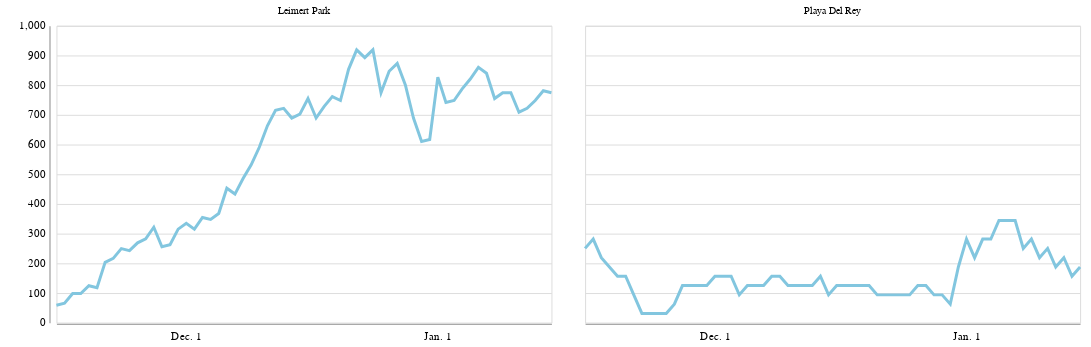

Source (notebook cell):
### Code cell
twocities_chart2

### Figure 1 — Vega-Lite specification as saved in the notebook (floating-point values rounded to 4 significant figures)
{"config": {"view": {"width": 800, "height": 450}, "background": "#ffffff", "title": {"anchor": "start", "font": "Benton Gothic Bold, sans", "fontColor": "#000000", "fontSize": 22, "fontWeight": "normal"}, "arc": {"fill": "#82c6df"}, "area": {"fill": "#82c6df"}, "line": {"stroke": "#82c6df", "strokeWidth": 3}, "path": {"stroke": "#82c6df"}, "rect": {"fill": "#82c6df"}, "shape": {"stroke": "#82c6df"}, "bar": {"fill": "#82c6df"}, "point": {"stroke": "#82c6df"}, "symbol": {"fill": "#82c6df", "size": 30}, "axis": {"titleFont": "Benton Gothic Bold, sans", "titleFontSize": 13, "titleFontWeight": "normal", "labelFont": "Benton Gothic, sans", "labelFontSize": 11.5, "labelFontWeight": "normal"}, "axisX": {"labelAngle": 0, "labelPadding": 4, "tickSize": 3}, "axisY": {"labelBaseline": "middle", "maxExtent": 45, "minExtent": 45, "tickSize": 2, "titleAlign": "left", "titleAngle": 0, "titleX": -45, "titleY": -11}, "legend": {"titleFont": "Benton Gothic Bold, sans", "titleFontSize": 13, "titleFontWeight": "normal", "symbolType": "square", "labelFont": "Benton Gothic, sans", "labelFontSize": 11.5}, "range": {"category": ["#3580b1", "#ec8431", "#ab7fb4", "#c89d29", "#adc839", "#829eb1"], "diverging": ["#e68a4f", "#f4bb6a", "#f9e39c", "#dadfe2", "#a6b7c6", "#849eae"], "heatmap": ["#fbf2c7", "#f9e39c", "#f8d36e", "#f4bb6a", "#e68a4f", "#d15a40", "#ab4232"], "ordinal": ["#fbf2c7", "#f9e39c", "#f8d36e", "#f4bb6a", "#e68a4f", "#d15a40", "#ab4232"], "ramp": ["#fbf2c7", "#f9e39c", "#f8d36e", "#f4bb6a", "#e68a4f", "#d15a40", "#ab4232"]}}, "data": {"name": "data-3727480a9ba0dbe12fe82e24676bea0c"}, "mark": "line", "encoding": {"facet": {"type": "nominal", "columns": 2, "field": "name", "title": ""}, "x": {"type": "temporal", "axis": {"format": "%b. %-d", "grid": false, "tickColor": "#ffffff", "tickCount": 4, "title": ""}, "field": "date"}, "y": {"type": "quantitative", "axis": {"tickColor": "#ffffff"}, "field": "new_confirmed_cases_seven_day_per_100k", "title": ""}}, "height": 300, "width": 500, "$schema": "https://vega.github.io/schema/vega-lite/v4.8.1.json", "datasets": {"data-3727480a9ba0dbe12fe82e24676bea0c": [{"name": "Leimert Park", "date": "2020-11-15", "new_confirmed_cases_seven_day_per_100k": 59.07}, {"name": "Leimert Park", "date": "2020-11-16", "new_confirmed_cases_seven_day_per_100k": 65.64}, {"name": "Leimert Park", "date": "2020-11-17", "new_confirmed_cases_seven_day_per_100k": 98.46}, {"name": "Leimert Park", "date": "2020-11-18", "new_confirmed_cases_seven_day_per_100k": 98.46}, {"name": "Leimert Park", "date": "2020-11-19", "new_confirmed_cases_seven_day_per_100k": 124.7}, {"name": "Leimert Park", "date": "2020-11-20", "new_confirmed_cases_seven_day_per_100k": 118.1}, {"name": "Leimert Park", "date": "2020-11-21", "new_confirmed_cases_seven_day_per_100k": 203.5}, {"name": "Leimert Park", "date": "2020-11-22", "new_confirmed_cases_seven_day_per_100k": 216.6}, {"name": "Leimert Park", "date": "2020-11-23", "new_confirmed_cases_seven_day_per_100k": 249.4}, {"name": "Leimert Park", "date": "2020-11-24", "new_confirmed_cases_seven_day_per_100k": 242.9}, {"name": "Leimert Park", "date": "2020-11-25", "new_confirmed_cases_seven_day_per_100k": 269.1}, {"name": "Leimert Park", "date": "2020-11-26", "new_confirmed_cases_seven_day_per_100k": 282.2}, {"name": "Leimert Park", "date": "2020-11-27", "new_confirmed_cases_seven_day_per_100k": 321.6}, {"name": "Leimert Park", "date": "2020-11-28", "new_confirmed_cases_seven_day_per_100k": 256.0}, {"name": "Leimert Park", "date": "2020-11-29", "new_confirmed_cases_seven_day_per_100k": 262.6}, {"name": "Leimert Park", "date": "2020-11-30", "new_confirmed_cases_seven_day_per_100k": 315.1}, {"name": "Leimert Park", "date": "2020-12-01", "new_confirmed_cases_seven_day_per_100k": 334.8}, {"name": "Leimert Park", "date": "2020-12-02", "new_confirmed_cases_seven_day_per_100k": 315.1}, {"name": "Leimert Park", "date": "2020-12-03", "new_confirmed_cases_seven_day_per_100k": 354.4}, {"name": "Leimert Park", "date": "2020-12-04", "new_confirmed_cases_seven_day_per_100k": 347.9}, {"name": "Leimert Park", "date": "2020-12-05", "new_confirmed_cases_seven_day_per_100k": 367.6}, {"name": "Leimert Park", "date": "2020-12-06", "new_confirmed_cases_seven_day_per_100k": 452.9}, {"name": "Leimert Park", "date": "2020-12-07", "new_confirmed_cases_seven_day_per_100k": 433.2}, {"name": "Leimert Park", "date": "2020-12-08", "new_confirmed_cases_seven_day_per_100k": 485.7}, {"name": "Leimert Park", "date": "2020-12-09", "new_confirmed_cases_seven_day_per_100k": 531.7}, {"name": "Leimert Park", "date": "2020-12-10", "new_confirmed_cases_seven_day_per_100k": 590.7}, {"name": "Leimert Park", "date": "2020-12-11", "new_confirmed_cases_seven_day_per_100k": 662.9}, {"name": "Leimert Park", "date": "2020-12-12", "new_confirmed_cases_seven_day_per_100k": 715.5}, {"name": "Leimert Park", "date": "2020-12-13", "new_confirmed_cases_seven_day_per_100k": 722.0}, {"name": "Leimert Park", "date": "2020-12-14", "new_confirmed_cases_seven_day_per_100k": 689.2}, {"name": "Leimert Park", "date": "2020-12-15", "new_confirmed_cases_seven_day_per_100k": 702.3}, {"name": "Leimert Park", "date": "2020-12-16", "new_confirmed_cases_seven_day_per_100k": 754.8}, {"name": "Leimert Park", "date": "2020-12-17", "new_confirmed_cases_seven_day_per_100k": 689.2}, {"name": "Leimert Park", "date": "2020-12-18", "new_confirmed_cases_seven_day_per_100k": 728.6}, {"name": "Leimert Park", "date": "2020-12-19", "new_confirmed_cases_seven_day_per_100k": 761.4}, {"name": "Leimert Park", "date": "2020-12-20", "new_confirmed_cases_seven_day_per_100k": 748.3}, {"name": "Leimert Park", "date": "2020-12-21", "new_confirmed_cases_seven_day_per_100k": 853.3}, {"name": "Leimert Park", "date": "2020-12-22", "new_confirmed_cases_seven_day_per_100k": 918.9}, {"name": "Leimert Park", "date": "2020-12-23", "new_confirmed_cases_seven_day_per_100k": 892.7}, {"name": "Leimert Park", "date": "2020-12-24", "new_confirmed_cases_seven_day_per_100k": 918.9}, {"name": "Leimert Park", "date": "2020-12-25", "new_confirmed_cases_seven_day_per_100k": 774.5}, {"name": "Leimert Park", "date": "2020-12-26", "new_confirmed_cases_seven_day_per_100k": 846.7}, {"name": "Leimert Park", "date": "2020-12-27", "new_confirmed_cases_seven_day_per_100k": 873.0}, {"name": "Leimert Park", "date": "2020-12-28", "new_confirmed_cases_seven_day_per_100k": 800.8}, {"name": "Leimert Park", "date": "2020-12-29", "new_confirmed_cases_seven_day_per_100k": 689.2}, {"name": "Leimert Park", "date": "2020-12-30", "new_confirmed_cases_seven_day_per_100k": 610.4}, {"name": "Leimert Park", "date": "2020-12-31", "new_confirmed_cases_seven_day_per_100k": 617.0}, {"name": "Leimert Park", "date": "2021-01-01", "new_confirmed_cases_seven_day_per_100k": 827.0}, {"name": "Leimert Park", "date": "2021-01-02", "new_confirmed_cases_seven_day_per_100k": 741.7}, {"name": "Leimert Park", "date": "2021-01-03", "new_confirmed_cases_seven_day_per_100k": 748.3}, {"name": "Leimert Park", "date": "2021-01-04", "new_confirmed_cases_seven_day_per_100k": 787.7}, {"name": "Leimert Park", "date": "2021-01-05", "new_confirmed_cases_seven_day_per_100k": 820.5}, {"name": "Leimert Park", "date": "2021-01-06", "new_confirmed_cases_seven_day_per_100k": 859.9}, {"name": "Leimert Park", "date": "2021-01-07", "new_confirmed_cases_seven_day_per_100k": 840.2}, {"name": "Leimert Park", "date": "2021-01-08", "new_confirmed_cases_seven_day_per_100k": 754.8}, {"name": "Leimert Park", "date": "2021-01-09", "new_confirmed_cases_seven_day_per_100k": 774.5}, {"name": "Leimert Park", "date": "2021-01-10", "new_confirmed_cases_seven_day_per_100k": 774.5}, {"name": "Leimert Park", "date": "2021-01-11", "new_confirmed_cases_seven_day_per_100k": 708.9}, {"name": "Leimert Park", "date": "2021-01-12", "new_confirmed_cases_seven_day_per_100k": 722.0}, {"name": "Leimert Park", "date": "2021-01-13", "new_confirmed_cases_seven_day_per_100k": 748.3}, {"name": "Leimert Park", "date": "2021-01-14", "new_confirmed_cases_seven_day_per_100k": 781.1}, {"name": "Leimert Park", "date": "2021-01-15", "new_confirmed_cases_seven_day_per_100k": 774.5}, {"name": "Playa Del Rey", "date": "2020-11-15", "new_confirmed_cases_seven_day_per_100k": 250.3}, {"name": "Playa Del Rey", "date": "2020-11-16", "new_confirmed_cases_seven_day_per_100k": 281.6}, {"name": "Playa Del Rey", "date": "2020-11-17", "new_confirmed_cases_seven_day_per_100k": 219.0}, {"name": "Playa Del Rey", "date": "2020-11-18", "new_confirmed_cases_seven_day_per_100k": 187.7}, {"name": "Playa Del Rey", "date": "2020-11-19", "new_confirmed_cases_seven_day_per_100k": 156.4}, {"name": "Playa Del Rey", "date": "2020-11-20", "new_confirmed_cases_seven_day_per_100k": 156.4}, {"name": "Playa Del Rey", "date": "2020-11-21", "new_confirmed_cases_seven_day_per_100k": 93.87}, {"name": "Playa Del Rey", "date": "2020-11-22", "new_confirmed_cases_seven_day_per_100k": 31.29}, {"name": "Playa Del Rey", "date": "2020-11-23", "new_confirmed_cases_seven_day_per_100k": 31.29}, {"name": "Playa Del Rey", "date": "2020-11-24", "new_confirmed_cases_seven_day_per_100k": 31.29}, {"name": "Playa Del Rey", "date": "2020-11-25", "new_confirmed_cases_seven_day_per_100k": 31.29}, {"name": "Playa Del Rey", "date": "2020-11-26", "new_confirmed_cases_seven_day_per_100k": 62.58}, {"name": "Playa Del Rey", "date": "2020-11-27", "new_confirmed_cases_seven_day_per_100k": 125.2}, {"name": "Playa Del Rey", "date": "2020-11-28", "new_confirmed_cases_seven_day_per_100k": 125.2}, {"name": "Playa Del Rey", "date": "2020-11-29", "new_confirmed_cases_seven_day_per_100k": 125.2}, {"name": "Playa Del Rey", "date": "2020-11-30", "new_confirmed_cases_seven_day_per_100k": 125.2}, {"name": "Playa Del Rey", "date": "2020-12-01", "new_confirmed_cases_seven_day_per_100k": 156.4}, {"name": "Playa Del Rey", "date": "2020-12-02", "new_confirmed_cases_seven_day_per_100k": 156.4}, {"name": "Playa Del Rey", "date": "2020-12-03", "new_confirmed_cases_seven_day_per_100k": 156.4}, {"name": "Playa Del Rey", "date": "2020-12-04", "new_confirmed_cases_seven_day_per_100k": 93.87}, {"name": "Playa Del Rey", "date": "2020-12-05", "new_confirmed_cases_seven_day_per_100k": 125.2}, {"name": "Playa Del Rey", "date": "2020-12-06", "new_confirmed_cases_seven_day_per_100k": 125.2}, {"name": "Playa Del Rey", "date": "2020-12-07", "new_confirmed_cases_seven_day_per_100k": 125.2}, {"name": "Playa Del Rey", "date": "2020-12-08", "new_confirmed_cases_seven_day_per_100k": 156.4}, {"name": "Playa Del Rey", "date": "2020-12-09", "new_confirmed_cases_seven_day_per_100k": 156.4}, {"name": "Playa Del Rey", "date": "2020-12-10", "new_confirmed_cases_seven_day_per_100k": 125.2}, {"name": "Playa Del Rey", "date": "2020-12-11", "new_confirmed_cases_seven_day_per_100k": 125.2}, {"name": "Playa Del Rey", "date": "2020-12-12", "new_confirmed_cases_seven_day_per_100k": 125.2}, {"name": "Playa Del Rey", "date": "2020-12-13", "new_confirmed_cases_seven_day_per_100k": 125.2}, {"name": "Playa Del Rey", "date": "2020-12-14", "new_confirmed_cases_seven_day_per_100k": 156.4}, {"name": "Playa Del Rey", "date": "2020-12-15", "new_confirmed_cases_seven_day_per_100k": 93.87}, {"name": "Playa Del Rey", "date": "2020-12-16", "new_confirmed_cases_seven_day_per_100k": 125.2}, {"name": "Playa Del Rey", "date": "2020-12-17", "new_confirmed_cases_seven_day_per_100k": 125.2}, {"name": "Playa Del Rey", "date": "2020-12-18", "new_confirmed_cases_seven_day_per_100k": 125.2}, {"name": "Playa Del Rey", "date": "2020-12-19", "new_confirmed_cases_seven_day_per_100k": 125.2}, {"name": "Playa Del Rey", "date": "2020-12-20", "new_confirmed_cases_seven_day_per_100k": 125.2}, {"name": "Playa Del Rey", "date": "2020-12-21", "new_confirmed_cases_seven_day_per_100k": 93.87}, {"name": "Playa Del Rey", "date": "2020-12-22", "new_confirmed_cases_seven_day_per_100k": 93.87}, {"name": "Playa Del Rey", "date": "2020-12-23", "new_confirmed_cases_seven_day_per_100k": 93.87}, {"name": "Playa Del Rey", "date": "2020-12-24", "new_confirmed_cases_seven_day_per_100k": 93.87}, {"name": "Playa Del Rey", "date": "2020-12-25", "new_confirmed_cases_seven_day_per_100k": 93.87}, {"name": "Playa Del Rey", "date": "2020-12-26", "new_confirmed_cases_seven_day_per_100k": 125.2}, {"name": "Playa Del Rey", "date": "2020-12-27", "new_confirmed_cases_seven_day_per_100k": 125.2}, {"name": "Playa Del Rey", "date": "2020-12-28", "new_confirmed_cases_seven_day_per_100k": 93.87}, {"name": "Playa Del Rey", "date": "2020-12-29", "new_confirmed_cases_seven_day_per_100k": 93.87}, {"name": "Playa Del Rey", "date": "2020-12-30", "new_confirmed_cases_seven_day_per_100k": 62.58}, {"name": "Playa Del Rey", "date": "2020-12-31", "new_confirmed_cases_seven_day_per_100k": 187.7}, {"name": "Playa Del Rey", "date": "2021-01-01", "new_confirmed_cases_seven_day_per_100k": 281.6}, {"name": "Playa Del Rey", "date": "2021-01-02", "new_confirmed_cases_seven_day_per_100k": 219.0}, {"name": "Playa Del Rey", "date": "2021-01-03", "new_confirmed_cases_seven_day_per_100k": 281.6}, {"name": "Playa Del Rey", "date": "2021-01-04", "new_confirmed_cases_seven_day_per_100k": 281.6}, {"name": "Playa Del Rey", "date": "2021-01-05", "new_confirmed_cases_seven_day_per_100k": 344.2}, {"name": "Playa Del Rey", "date": "2021-01-06", "new_confirmed_cases_seven_day_per_100k": 344.2}, {"name": "Playa Del Rey", "date": "2021-01-07", "new_confirmed_cases_seven_day_per_100k": 344.2}, {"name": "Playa Del Rey", "date": "2021-01-08", "new_confirmed_cases_seven_day_per_100k": 250.3}, {"name": "Playa Del Rey", "date": "2021-01-09", "new_confirmed_cases_seven_day_per_100k": 281.6}, {"name": "Playa Del Rey", "date": "2021-01-10", "new_confirmed_cases_seven_day_per_100k": 219.0}, {"name": "Playa Del Rey", "date": "2021-01-11", "new_confirmed_cases_seven_day_per_100k": 250.3}, {"name": "Playa Del Rey", "date": "2021-01-12", "new_confirmed_cases_seven_day_per_100k": 187.7}, {"name": "Playa Del Rey", "date": "2021-01-13", "new_confirmed_cases_seven_day_per_100k": 219.0}, {"name": "Playa Del Rey", "date": "2021-01-14", "new_confirmed_cases_seven_day_per_100k": 156.4}, {"name": "Playa Del Rey", "date": "2021-01-15", "new_confirmed_cases_seven_day_per_100k": 187.7}]}}
